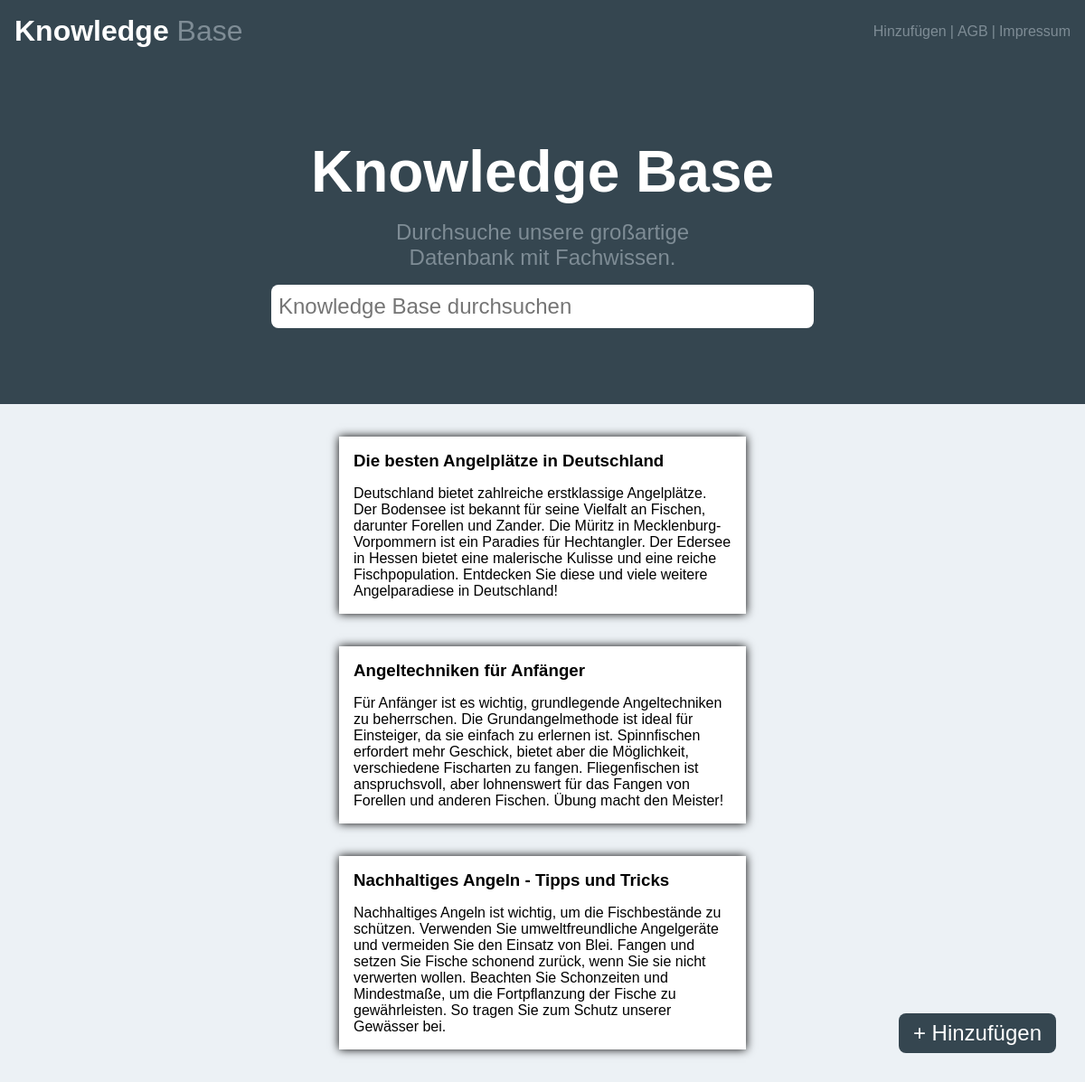
The page / on the database its author committed.
### knowledge_base/models.py (models this page shows)
class Article(models.Model):
    title = models.CharField(max_length=50)
    content = models.CharField(max_length=1000)
    author = models.CharField(max_length=20)

### knowledge_base/views.py (the view)
# urls.py: path("", Index.as_view(), name="index"),
class Index(View):
    template = "index.html"
    def get(self, request):
        query = request.GET.get("query", "")
        if query:
            articles = Article.objects.filter(
                Q(title__icontains=query) | Q(content__icontains=query)
            )
        else:
            articles = Article.objects.all()
        return render(request, self.template, {"articles": articles})

### knowledge_base/templates/index.html (shortened to what this page needs)
{% load static %}
<!DOCTYPE html>
<html lang="en">
  <head>
    <link rel="stylesheet" href="{% static 'css/style.css' %}" />
  </head>
  <body>
    <header>
      <div class="header-left">
        <a href="/"><span>Knowledge</span> Base</a>
      </div>
      <div class="header-right">
        <a href="/add-article">Hinzufügen</a>
        |
        <a href="/agb">AGB</a>
        |
        <a href="/legal-notice">Impressum</a>
      </div>
    </header>
    <main>
      <section class="search-section">
        <div class="search-section-content">
          <h1>Knowledge Base</h1>
          <p>Durchsuche unsere großartige Datenbank mit Fachwissen.</p>
          <form action="{% url 'index' %}" method="get">
            <input
              type="text"
              name="query"
              placeholder="Knowledge Base durchsuchen"
              value="{{ request.GET.query }}"
            />
          </form>
        </div>
      </section>
      <section class="article-section">
        {% for article in articles %}
        <div class="article">
          <h3>{{ article.title }}</h3>
          <p>{{ article.content }}</p>
        </div>
        {% endfor %}
        <a href="/add-article" class="add-button">+ Hinzufügen</a>
      </section>
    </main>
  </body>
</html>

### rows shown on the page
Article: title "Die besten Angelplätze in Deutschland", content "Deutschland bietet zahlreiche erstklassige Angelplätze. Der Bodensee ist bekannt für seine Vielfalt an Fischen, darunter Forellen und Zander. Die Müritz in Mecklenburg-Vorpommern ist ein Paradies für Hechtangler. Der Edersee in Hessen bietet eine malerische Kulisse und eine reiche Fischpopulation. Entdecken Sie diese und viele weitere Angelparadiese in Deutschland!"
Article: title "Angeltechniken für Anfänger", content "Für Anfänger ist es wichtig, grundlegende Angeltechniken zu beherrschen. Die Grundangelmethode ist ideal für Einsteiger, da sie einfach zu erlernen ist. Spinnfischen erfordert mehr Geschick, bietet aber die Möglichkeit, verschiedene Fischarten zu fangen. Fliegenfischen ist anspruchsvoll, aber lohnenswert für das Fangen von Forellen und anderen Fischen. Übung macht den Meister!"
Article: title "Nachhaltiges Angeln - Tipps und Tricks", content "Nachhaltiges Angeln ist wichtig, um die Fischbestände zu schützen. Verwenden Sie umweltfreundliche Angelgeräte und vermeiden Sie den Einsatz von Blei. Fangen und setzen Sie Fische schonend zurück, wenn Sie sie nicht verwerten wollen. Beachten Sie Schonzeiten und Mindestmaße, um die Fortpflanzung der Fische zu gewährleisten. So tragen Sie zum Schutz unserer Gewässer bei."
